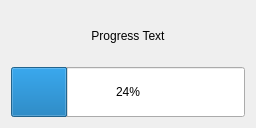
<?xml version="1.0" encoding="UTF-8"?>
<ui version="4.0">
 <class>ProgressWidget</class>
 <widget class="QWidget" name="ProgressWidget">
  <property name="geometry">
   <rect>
    <x>0</x>
    <y>0</y>
    <width>256</width>
    <height>128</height>
   </rect>
  </property>
  <property name="windowTitle">
   <string>工作中...</string>
  </property>
  <layout class="QGridLayout" name="gridLayout_2">
   <item row="0" column="0">
    <layout class="QGridLayout" name="gridLayout">
     <item row="1" column="0">
      <widget class="QProgressBar" name="pb_work">
       <property name="sizePolicy">
        <sizepolicy hsizetype="Expanding" vsizetype="Preferred">
         <horstretch>0</horstretch>
         <verstretch>0</verstretch>
        </sizepolicy>
       </property>
       <property name="value">
        <number>24</number>
       </property>
      </widget>
     </item>
     <item row="0" column="0">
      <widget class="QLabel" name="l_progress">
       <property name="text">
        <string>Progress Text</string>
       </property>
       <property name="alignment">
        <set>Qt::AlignCenter</set>
       </property>
      </widget>
     </item>
    </layout>
   </item>
  </layout>
 </widget>
 <resources/>
 <connections/>
</ui>
